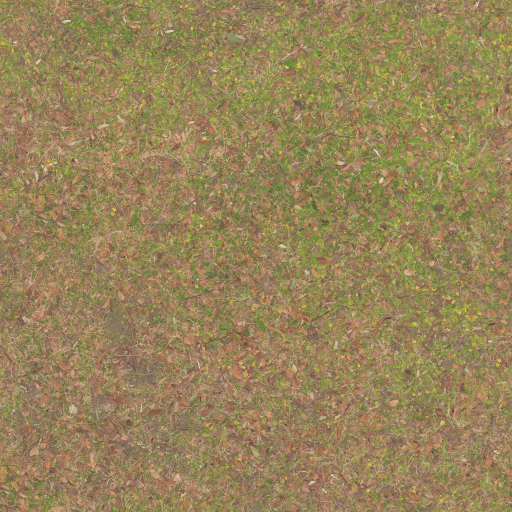
#> input picture art-src/tex/leafy_grass_diff.jpg, 1024 x 1024 px, found by its file name (shown at 1/2 size); its folder holds 4 pictures in this run
$ python textures.py
#> lines starting #> are read from the running program, lines starting #| are printed output that depends on the picture
### tools/trace.py
#!/usr/bin/env python3
"""그림 한 장을 팔레트 도트 격자로 옮긴다.
사용: python3 tools/trace.py <그림.png> <id> --h 76 [--k 28] [--box x0,y0,x1,y1] [--flip]
결과: <out>/<id>.js (팔레트와 글자 격자). --preview 로 확대한 확인용 PNG.
방법: 흰 배경 제거 → 칸 평균으로 줄이기 → 선명하게 → Lab 색 공간에서 k개 색으로 묶기.
"""
import argparse, json
import numpy as np
from PIL import Image, ImageFilter, ImageDraw
from scipy import ndimage

CH = "0123456789abcdefghijklmnopqrstuvwxyzABCDEFGHIJKLMNOPQRSTUVWXYZ"

def rgb2lab(a):
    a = np.asarray(a, np.float64) / 255
    a = np.where(a > 0.04045, ((a + 0.055) / 1.055) ** 2.4, a / 12.92)
    m = np.array([[0.4124, 0.3576, 0.1805], [0.2126, 0.7152, 0.0722], [0.0193, 0.1192, 0.9505]])
    xyz = a @ m.T / np.array([0.95047, 1.0, 1.08883])
    f = np.where(xyz > 0.008856, np.cbrt(xyz), 7.787 * xyz + 16 / 116)
    return np.stack([116 * f[..., 1] - 16, 500 * (f[..., 0] - f[..., 1]), 200 * (f[..., 1] - f[..., 2])], -1)

# [13 lines left out: function bg_mask, not called in this run]

def kmeans(lab, w, k, seed=3, it=40):
    rng = np.random.default_rng(seed)
    c = lab[rng.choice(len(lab), 1)]
    for _ in range(k - 1):
        d = ((lab[:, None] - c[None]) ** 2).sum(-1).min(1) * w
        c = np.vstack([c, lab[rng.choice(len(lab), 1, p=d / d.sum())]])
    for _ in range(it):
        lbl = ((lab[:, None] - c[None]) ** 2).sum(-1).argmin(1)
        for i in range(k):
            if (lbl == i).any():
                c[i] = np.average(lab[lbl == i], axis=0, weights=w[lbl == i])
    return c, ((lab[:, None] - c[None]) ** 2).sum(-1).argmin(1)

# [56 lines left out: functions trace, preview, not called in this run]

def write_js(path, sid, rows, colors):
    js = "// tools/sprites.py가 만든 도트 격자. 직접 고치지 말고 tools/sprites.py의 보정 목록을 고친다.\nexport default " + json.dumps({"id": sid, "pal": colors, "rows": rows}, indent=1) + ";\n"
    open(path, "w").write(js)

# [14 lines that do not run on import are left out]

### tools/textures.py
#!/usr/bin/env python3
"""사진 질감(art-src/tex)을 도트 질감으로 바꾼다. 결과: public/assets/tex/{이름}.png, {이름}_n.png(법선)
인물 도트와 칸 크기가 맞도록 낮은 해상도로 줄이고, 색을 몇 가지로 묶고, 색감을 게임에 맞게 옮긴다."""
import os, sys
import numpy as np
from PIL import Image, ImageEnhance
sys.path.insert(0, os.path.dirname(__file__))
from trace import rgb2lab, kmeans

# 이름: (원본, 한 변 칸 수, 색 수, 채도, 밝기, 색 옮김(R,G,B 곱), 대비)
JOBS = {
    "grass": ("leafy_grass", 256, 20, 1.3, 0.8, (0.8, 1.06, 0.6), 1.2),
    "dirt": ("grass_path_2", 256, 16, 1.15, 0.95, (1.06, 0.98, 0.84), 1.2),
    "floor": ("forest_floor", 256, 20, 1.2, 0.8, (0.95, 1.02, 0.8), 1.15),
    "bark": ("bark_brown_02", 128, 14, 1.15, 0.85, (1.08, 0.96, 0.82), 1.25),
    "rock": ("mossy_rock", 128, 16, 1.1, 0.95, (0.96, 1.0, 1.02), 1.25),
}

def quant(im, k):
    a = np.asarray(im, np.float64); lab = rgb2lab(a).reshape(-1, 3); rgb = a.reshape(-1, 3)
    rng = np.random.default_rng(2); pick = rng.choice(len(lab), min(len(lab), 8000), replace=False)
    cen, _ = kmeans(lab[pick], np.ones(len(pick)), k, it=25)
    lbl = np.concatenate([((lab[i:i + 50000, None] - cen[None]) ** 2).sum(-1).argmin(1) for i in range(0, len(lab), 50000)])
    pal = np.array([rgb[lbl == i].mean(0) if (lbl == i).any() else [0, 0, 0] for i in range(k)])
    return Image.fromarray(pal[lbl].reshape(a.shape).round().astype(np.uint8))

for name, (src, size, k, sat, bri, tint, con) in JOBS.items():
    im = Image.open(f"art-src/tex/{src}_diff.jpg").convert("RGB").resize((size, size), Image.BOX)
    a = np.asarray(im, np.float64) * np.array(tint); im = Image.fromarray(np.clip(a, 0, 255).astype(np.uint8))
#> after `a = np.asarray(im, np.float64) * np.array(tint)`:
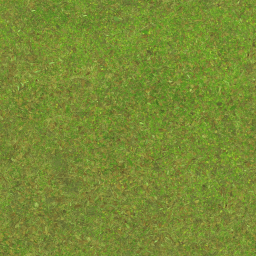
#> a: shape (256, 256, 3) float64; mean R, G, B 121, 139.5, 53.6
    im = ImageEnhance.Color(im).enhance(sat); im = ImageEnhance.Contrast(im).enhance(con); im = ImageEnhance.Brightness(im).enhance(bri)
#> after `im = ImageEnhance.Color(im).enhance(sat)`:
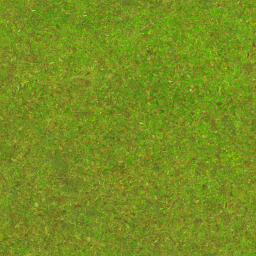
#> im: PIL image 256x256 RGB; mean R, G, B 119.2, 143.1, 31.6
#> after `im = ImageEnhance.Contrast(im).enhance(con)`:
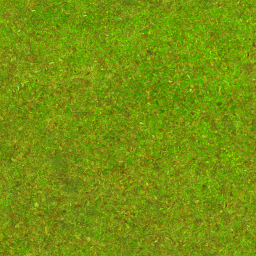
#> im: PIL image 256x256 RGB; mean R, G, B 118.1, 146.8, 13.3
#> after `im = ImageEnhance.Brightness(im).enhance(bri)`:
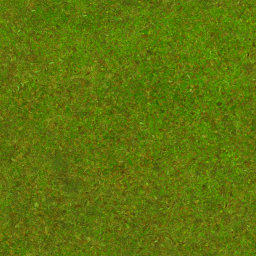
#> im: PIL image 256x256 RGB; mean R, G, B 94.1, 117, 10.3
    quant(im, k).save(f"public/assets/tex/{name}.png", optimize=True)
#> in rgb2lab, `a = np.where(a > 0.04045, ((a + 0.055) / 1.055) ** 2.4, a / 12.92)`:
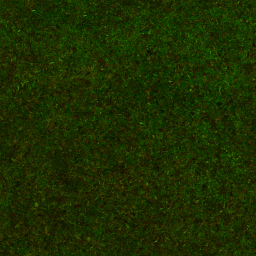
#> a: shape (256, 256, 3) float64; mean of channels 0, 1, 2 0.115, 0.182, 0.00342; drawn as R, G, B
#> in rgb2lab, `f = np.where(xyz > 0.008856, np.cbrt(xyz), 7.787 * xyz + 16 / 116)`:
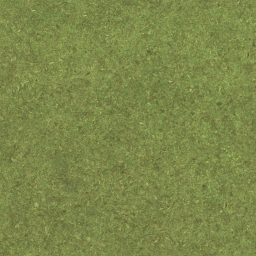
#> f: shape (256, 256, 3) float64; mean of channels 0, 1, 2 0.489, 0.533, 0.29; drawn as R, G, B
#> in rgb2lab, `return np.stack([116 * f[..., 1] - 16, 500 * (f[..., 0] - f[..., 1]), ..`:
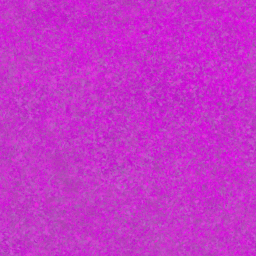
#> returned value: shape (256, 256, 3) float64; mean of channels 0, 1, 2 45.9, -22.1, 48.6; drawn with min black and max white
#> in quant, `pick = rng.choice(len(lab), min(len(lab), 8000), replace=False)`: pick = 8000 values, max 65528 at index 2748, min 3 at index 730, mean 32772.3
#> in kmeans, `c = lab[rng.choice(len(lab), 1)]`: c = [[47.76, -15.68, 50.04]]
#> the loop in kmeans, `for _ in range(k - 1):` made 19 passes
#> c on pass 1: [[47.76, -15.68, 50.04], [52.96, -40.3, 56.07]]
#> after the loop in kmeans, `for _ in range(k - 1):`: c = 20 rows, first 8: [47.76, -15.68, 50.04], [52.96, -40.3, 56.07], [44.82, -23.6, 47.13], [44.93, -30.93, 49.78], [47.38, -41.9, 51.3], [54.3, -25.77, 53.62], [42.6, -10.53, 43.58], [50.34, -23.7, 49.61]
#> after the loop in kmeans, `for _ in range(it):`: c = 20 rows, first 8: [49.83, -15.02, 51.13], [54.53, -38.13, 57.19], [45.06, -22.16, 47.98], [44.63, -27.02, 48.42], [49.14, -37.1, 52.9], [55.27, -23.28, 55.24], [43.75, -13.67, 46.39], [49.6, -20.75, 50.51]
#> in quant, `cen, _ = kmeans(lab[pick], np.ones(len(pick)), k, it=25)`: cen has the same summary as c in kmeans
#> in quant, `pal = np.array([rgb[lbl == i].mean(0) if (lbl == i).any() else [0, 0, ..`: pal = 20 rows, first 8: [118.1, 124.1, 17.07], [88.45, 145.3, 1.75], [92.35, 114.9, 10.45], [82.45, 115.7, 5.53], [75.04, 131, 0.737], [119.7, 141.4, 19.63], [102.7, 108.1, 13.9], [107.3, 125.9, 17.18]
#> (the run stopped early here; a loop or call above may not have finished)
